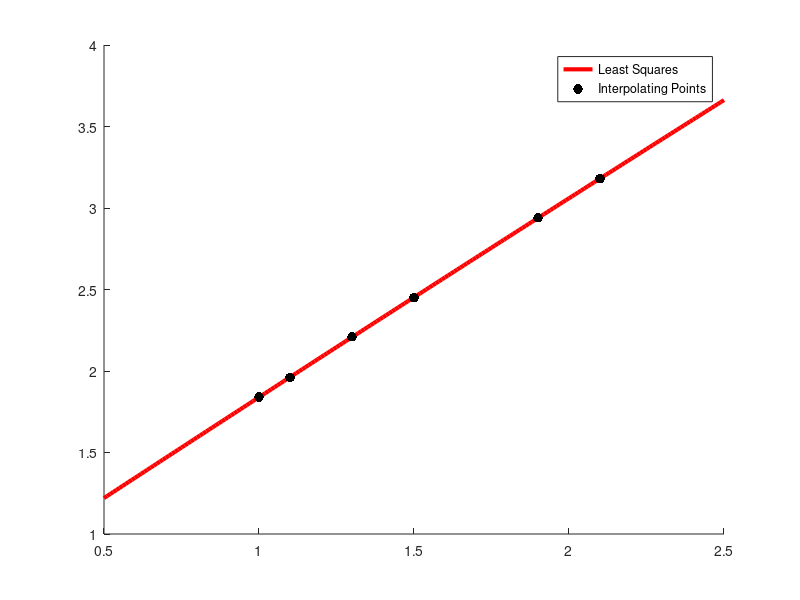

Recreate this plot in MATLAB.
function p1

clear all;
close all;
hold on;

X = [1.0 1.1 1.3 1.5 1.9 2.1];
Y = [1.84 1.96 2.21 2.45 2.94 3.18];

P = @(x) -0.010853 .* x.^2 + 1.253293 .* x + 0.596581;
_X = 0.5:0.01:2.5;

plot(_X, P(_X), 'r', 'DisplayName', 'Least Squares', 'LineWidth', 3 );
scatter(X, Y, 50, 'k', 'filled', 'DisplayName', 'Interpolating Points');
legend('show');

end
